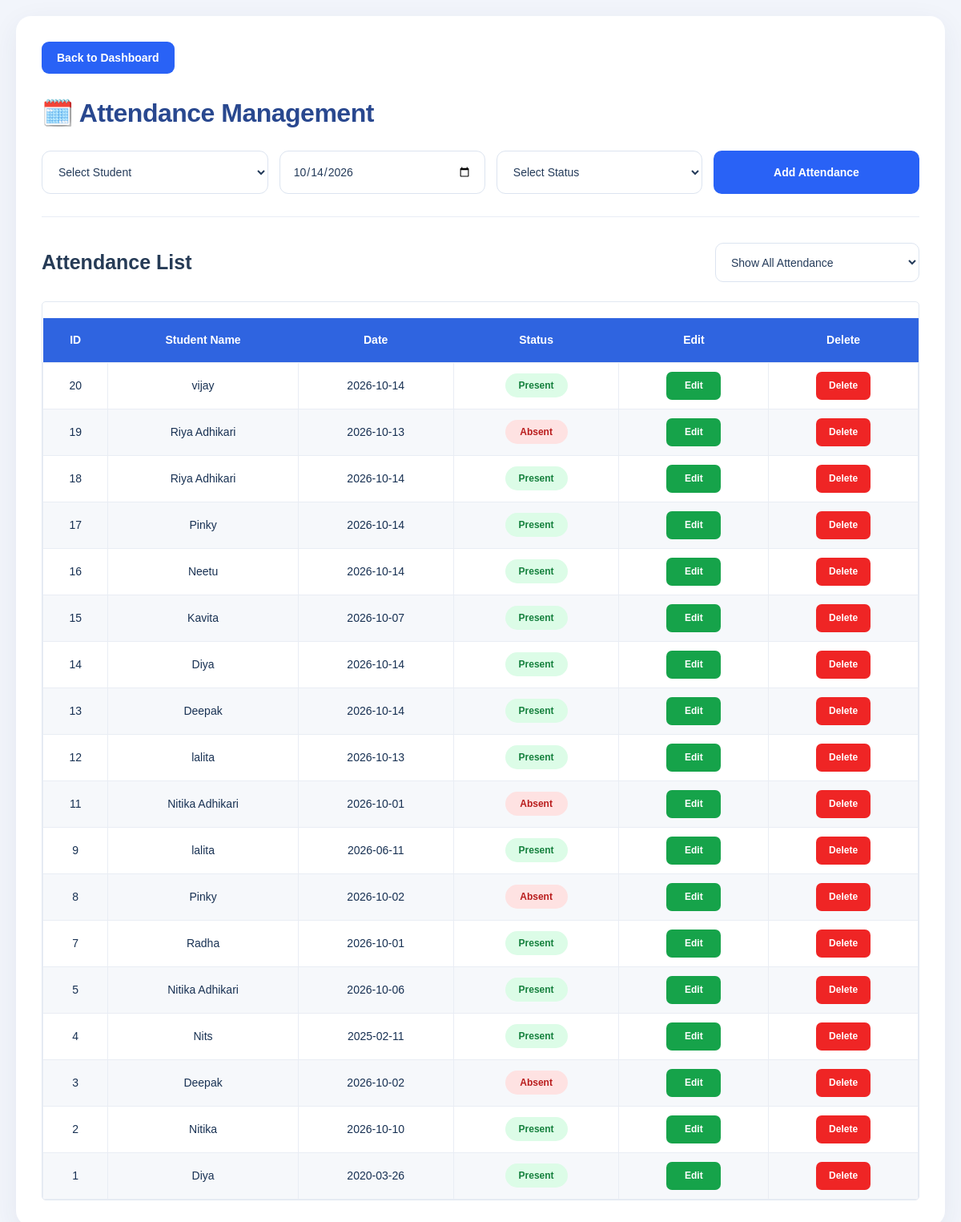
The page /attendance on the database as committed earlier.
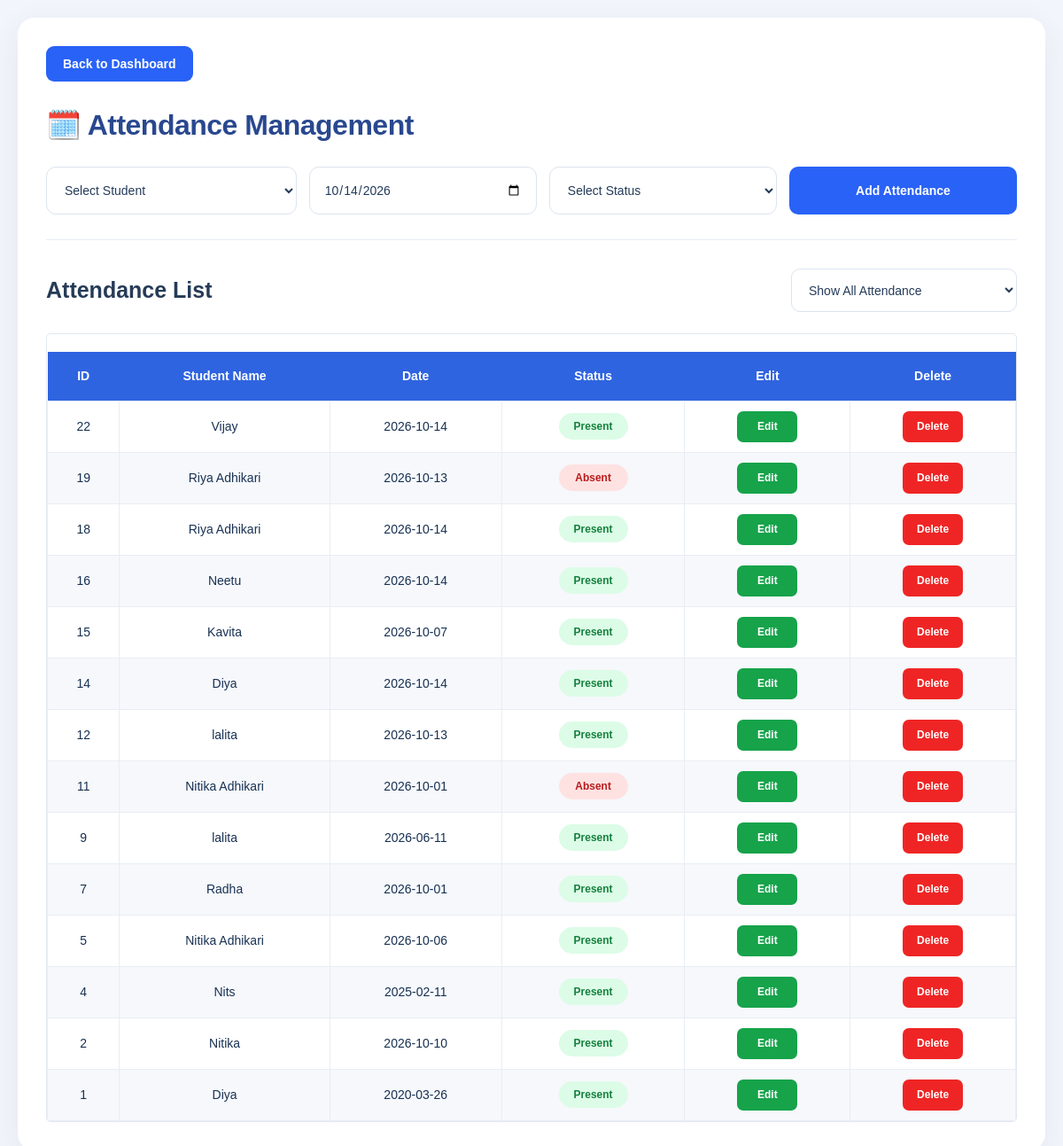
The same page on the database as committed later.
### tables this page shows
CREATE TABLE attendance (
            id INTEGER PRIMARY KEY AUTOINCREMENT,
            student_name TEXT,
            date TEXT,
            status TEXT
        );

### app.py (the view, shortened to what this page needs)
@app.route("/attendance", methods=["GET", "POST"])
def attendance():
    conn = get_db()
    today = date.today().isoformat()
    students_data = conn.execute("""
        SELECT name FROM students ORDER BY name
    """).fetchall()
    attendance_data = conn.execute("""
        SELECT * FROM attendance ORDER BY id DESC
    """).fetchall()
    conn.close()
    return render_template(
        "attendance.html",
        students=students_data,
        attendance_data=attendance_data,
        today=today
    )

### app.py (called while the page is built)
def get_db():
    conn = sqlite3.connect(DB_PATH)
    conn.row_factory = sqlite3.Row
    return conn

### templates/attendance.html (shortened to what this page needs)
<!DOCTYPE html>
<html lang="en">
<head>
    <link rel="stylesheet"
          href="{{ url_for('static', filename='style.css') }}">
</head>
<body>
<div class="attendance-container">
    <a href="{{ url_for('dashboard') }}" class="back-btn">
        Back to Dashboard
    </a>
    <h1 class="page-title">🗓️ Attendance Management</h1>
    <form
        method="POST"
        action="{{ url_for('attendance') }}"
        class="attendance-form"
        id="attendanceForm">
        <select name="student_name" required>
            <option value="">Select Student</option>
        </select>
        <input
            type="date"
            name="date"
            id="attendanceDate"
            value="{{ today }}"
            max="{{ today }}"
            required
        >
        <select name="status" required>
            <option value="">Select Status</option>
        </select>
        <button type="submit" class="primary-btn">
            Add Attendance
        </button>
    </form>
    <hr class="section-divider">
    <div class="list-header">
        <h2 class="list-title">Attendance List</h2>
        <select id="attendanceFilter" class="filter-select">
            <option value="all">Show All Attendance</option>
        </select>
    </div>
    <div class="table-wrapper">
        <table class="attendance-table">
            <thead>
                <tr>
                    <th>ID</th>
                    <th>Student Name</th>
                    <th>Date</th>
                    <th>Status</th>
                    <th>Edit</th>
                    <th>Delete</th>
                </tr>
            </thead>
            <tbody id="attendanceTableBody">
                {% for record in attendance_data %}
                <tr data-status="{{ record['status'] }}">
                    <td>{{ record['id'] }}</td>
                    <td>{{ record['student_name'] }}</td>
                    <td>{{ record['date'] }}</td>
                    <td>
                        {% if record['status'] == 'Present' %}
                            <span class="status status-present">Present</span>
                        {% else %}
                            <span class="status status-absent">Absent</span>
                        {% endif %}
                    </td>
                    <td>
                        <a
                            href="{{ url_for('edit_attendance', id=record['id']) }}"
                            class="edit-btn">
                            Edit
                        </a>
                    </td>
                    <td>
                        <form
                            method="POST"
                            action="{{ url_for('delete_attendance', id=record['id']) }}"
                            class="delete-form">
                            <button type="button" class="delete-btn open-delete-modal">
                                Delete
                            </button>
                        </form>
                    </td>
                </tr>
                {% else %}
                <tr>
                    <td colspan="6" class="empty-row">
                        No attendance records found.
                    </td>
                </tr>
                {% endfor %}
            </tbody>
        </table>
    </div>
</div>
</body>
</html>

Rows that differ between the two databases and show on the page:
removed attendance: id "20", student_name "vijay", date "2026-10-14", status "Present"
removed attendance: id "17", student_name "Pinky", date "2026-10-14", status "Present"
removed attendance: id "13", student_name "Deepak", date "2026-10-14", status "Present"
removed attendance: id "8", student_name "Pinky", date "2026-10-02", status "Absent"
removed attendance: id "3", student_name "Deepak", date "2026-10-02", status "Absent"
added attendance: id "22", student_name "Vijay", date "2026-10-14", status "Present"
